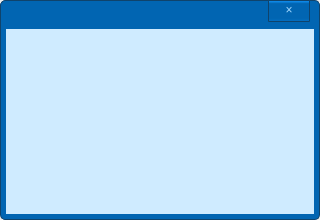
<?xml version="1.0" encoding="UTF-8"?>
<ui version="4.0">
 <class>RBasicDialog</class>
 <widget class="QDialog" name="RBasicDialog">
  <property name="geometry">
   <rect>
    <x>0</x>
    <y>0</y>
    <width>320</width>
    <height>220</height>
   </rect>
  </property>
  <property name="windowTitle">
   <string>Dialog</string>
  </property>
  <property name="styleSheet">
   <string notr="true">*{
font:14px &quot;宋体&quot;;
}
#titleArea{
border:1px solid rgb(15,67,108);
border-bottom:0px;
border-top-left-radius:5px;
border-top-right-radius:5px;
background-color:rgb(1,101,178);
min-height:28px;
max-height:28px;
}
#contentArea{
border:1px solid rgb(15,67,108);
border-top:0px;
border-bottom-left-radius:5px;
border-bottom-right-radius:5px;
background-color:rgb(1,101,178);
}
#titleLabel{
color:white;
}
#content{
background-color:rgb(207,235,255);
}
#contentDialog{
background-color:transparent;
}
#buttonArea{
max-height:50px;
background-color:transparent;
}
#buttonArea QPushButton{
min-width:80px;
max-width:80px;
min-height:25px;
max-height:25px;
}
#btnClose{
min-width:40px;
min-height:20px;
border:1px solid rgb(15,67,108);
border-radius:1px;
color:rgb(163,217,255);
padding:-1px 0 1px 0;
font: 20px &quot;Microsoft YaHei UI&quot;;
background-color: qlineargradient(spread:pad, x1:0, y1:0, x2:0, y2:1, stop:0 rgb(19, 152, 253), stop:0.15 rgb(1, 101, 178), stop:0.85 rgb(1, 101, 178), stop:1 rgb(5, 112, 195));
}
#btnClose:hover{
background-color: qlineargradient(spread:pad, x1:0, y1:0, x2:0, y2:1, stop:0 rgb(19, 152, 253), stop:0.15 rgb(59, 135, 194), stop:0.85 rgb(59, 139, 194), stop:1 rgb(5, 112, 195));
}
#btnClose:pressed{
background-color: qlineargradient(spread:pad, x1:0, y1:0, x2:0, y2:1, stop:0 rgb(19, 152, 253), stop:0.15 rgb(1, 83, 147), stop:0.85 rgb(1, 83, 147), stop:1 rgb(5, 112, 195));
}</string>
  </property>
  <layout class="QVBoxLayout" name="verticalLayout_2">
   <property name="spacing">
    <number>0</number>
   </property>
   <property name="leftMargin">
    <number>0</number>
   </property>
   <property name="topMargin">
    <number>0</number>
   </property>
   <property name="rightMargin">
    <number>0</number>
   </property>
   <property name="bottomMargin">
    <number>0</number>
   </property>
   <item>
    <widget class="QWidget" name="titleArea" native="true">
     <property name="minimumSize">
      <size>
       <width>0</width>
       <height>29</height>
      </size>
     </property>
     <property name="maximumSize">
      <size>
       <width>16777215</width>
       <height>29</height>
      </size>
     </property>
     <layout class="QHBoxLayout" name="horizontalLayout">
      <property name="spacing">
       <number>0</number>
      </property>
      <property name="leftMargin">
       <number>10</number>
      </property>
      <property name="topMargin">
       <number>0</number>
      </property>
      <property name="rightMargin">
       <number>10</number>
      </property>
      <property name="bottomMargin">
       <number>0</number>
      </property>
      <item>
       <widget class="QLabel" name="titleLabel">
        <property name="sizePolicy">
         <sizepolicy hsizetype="Expanding" vsizetype="Preferred">
          <horstretch>0</horstretch>
          <verstretch>0</verstretch>
         </sizepolicy>
        </property>
        <property name="text">
         <string/>
        </property>
       </widget>
      </item>
      <item>
       <layout class="QVBoxLayout" name="verticalLayout">
        <property name="spacing">
         <number>0</number>
        </property>
        <item>
         <widget class="QPushButton" name="btnClose">
          <property name="text">
           <string>×</string>
          </property>
         </widget>
        </item>
        <item>
         <spacer name="verticalSpacer">
          <property name="orientation">
           <enum>Qt::Vertical</enum>
          </property>
          <property name="sizeHint" stdset="0">
           <size>
            <width>20</width>
            <height>40</height>
           </size>
          </property>
         </spacer>
        </item>
       </layout>
      </item>
     </layout>
    </widget>
   </item>
   <item>
    <widget class="QWidget" name="contentArea" native="true">
     <property name="sizePolicy">
      <sizepolicy hsizetype="Preferred" vsizetype="Preferred">
       <horstretch>0</horstretch>
       <verstretch>0</verstretch>
      </sizepolicy>
     </property>
     <layout class="QVBoxLayout" name="verticalLayout_3">
      <property name="spacing">
       <number>0</number>
      </property>
      <property name="leftMargin">
       <number>6</number>
      </property>
      <property name="topMargin">
       <number>0</number>
      </property>
      <property name="rightMargin">
       <number>6</number>
      </property>
      <property name="bottomMargin">
       <number>6</number>
      </property>
      <item>
       <widget class="QWidget" name="content" native="true">
        <layout class="QVBoxLayout" name="verticalLayout_4">
         <property name="spacing">
          <number>0</number>
         </property>
         <property name="leftMargin">
          <number>0</number>
         </property>
         <property name="topMargin">
          <number>0</number>
         </property>
         <property name="rightMargin">
          <number>0</number>
         </property>
         <property name="bottomMargin">
          <number>0</number>
         </property>
         <item>
          <widget class="QDialog" name="contentDialog"/>
         </item>
         <item>
          <widget class="QWidget" name="buttonArea" native="true">
           <layout class="QHBoxLayout" name="buttonLayout"/>
          </widget>
         </item>
        </layout>
       </widget>
      </item>
     </layout>
    </widget>
   </item>
  </layout>
 </widget>
 <resources/>
 <connections/>
</ui>
